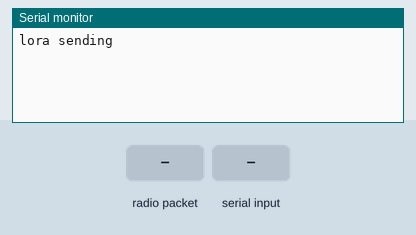
A sketch run on a simulated Arduino Mega 2560, built with avr-gcc and run on an emulated ATmega2560. Shown: the last lines printed to the serial monitor. The test bench sets the inputs (shaded band). No radio packets arrive unless stated.

Above: at 1.2 s.
1.3 s: radio packet "CT" arrives
At 2.5 s:
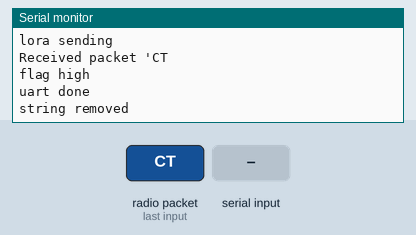
2.8 s: "CT\n" received over the second serial link
At 4.3 s:
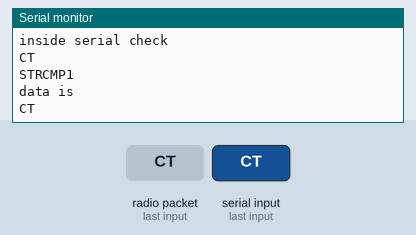
4.5 s: radio packet "&" arrives
At 4.9 s:
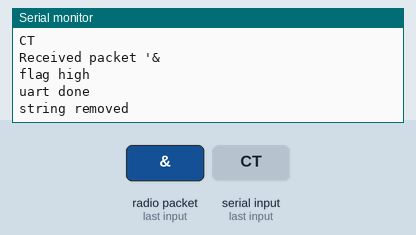
6.0 s: "&\n" received over the second serial link
At 7.5 s:
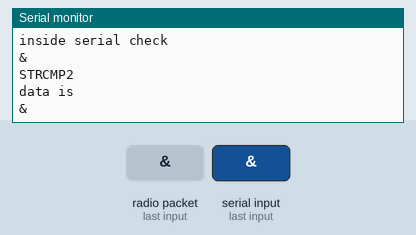
8.1 s: radio packet "*" arrives
At 8.8 s:
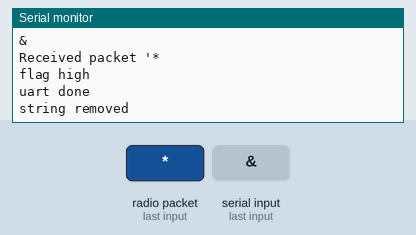
9.6 s: "*\n" received over the second serial link
At 11.4 s:
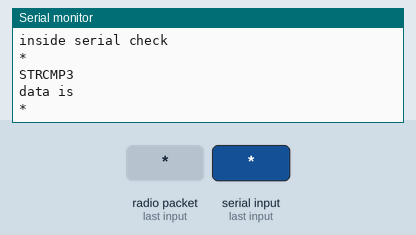

The sketch:

lora_new_receiving.ino
```cpp
#include <SPI.h>
#include <LoRa.h>
#include <SoftwareSerial.h>
#include "images.h"
//#include "heltec.h"

#define rxpin 16  //lora serial rx pin
#define txpin 17  //lora serial tx pin
char value1, value2;
String myString, myString1, myString2;
const int csPin = 18;     // LoRa radio chip select
const int resetPin = 14;  // LoRa radio reset
const int irqPin = 26;    // change for your board; must be a hardware interrupt pin
char data0[120] = { 0 };
char data1[120] = { 0 };  //character buffer
char data2[120] = { 0 };
char data3[120] = { 0 };
char data4[120] = { 0 };
char data5[120] = { 0 };
char data6[120] = { 0 };
char data7[120] = { 0 };
char data8[120] = { 0 };
char* STRCMP1 = 0;  //character pointer
char* STRCMP2 = 0;
char* STRCMP3 = 0;
char* STRCMP4 = 0;
char* STRCMP5 = 0;
char* STRCMP6 = 0;
char* STRCMP7 = 0;
char* STRCMP8 = 0;
int flag0 = 0;
SoftwareSerial mySerial(rxpin, txpin);

void setup() {
  Serial.begin(115200);
  mySerial.begin(9600);
  Serial.println("lora sending");
  LoRa.setPins(csPin, resetPin, irqPin);
  if (!LoRa.begin(868E6)) {
    Serial2.println("Starting LoRa failed!");
    while (1)
      ;
  }
  LoRa.onReceive(onReceive);
  LoRa.receive();
}

void loop() {
  if (mySerial.available())  //checking serial data from arduino
  {
    memset(data0, 0, sizeof(data0));
    Serial.println("inside serial check");
    mySerial.readBytesUntil('\n', data0, 120);  //if the serial data received from arduino stored in data0
    Serial.println(data0);
    delay(500);
    STRCMP1 = strstr(data0, "CT");  //comparing the serial received data in data0 with ID
    STRCMP2 = strstr(data0, "&");
    STRCMP3 = strstr(data0, "*");
    STRCMP4 = strstr(data0, "FMA");
    STRCMP5 = strstr(data0, "@");
    if (STRCMP1)  //if data matched sending the received data from arduino to RPI HELTEC via RF communication same for all from STRCMP1 TO STRCMP8
    {
      Serial.println("STRCMP1");
      memset(data1, 0, sizeof(data1));
      strcpy(data1, data0);
      Serial.println("data is");
      Serial.println(data1);
      LoRa.beginPacket();
      LoRa.print(data1);
      LoRa.endPacket();
      memset(data1, 0, sizeof(data1));
      memset(data0, 0, sizeof(data0));
      //LoRa.receive();
      //flag0 = 1;
    }
    if (STRCMP2) {
      Serial.println("STRCMP2");
      memset(data2, 0, sizeof(data2));
      strcpy(data2, data0);
      LoRa.beginPacket();
      LoRa.print(data2);
      LoRa.endPacket();
      Serial.println("data is");
      Serial.println(data2);
      memset(data2, 0, sizeof(data2));
      memset(data0, 0, sizeof(data0));
      // LoRa.receive();
      //flag1 =1;
    }
    if (STRCMP3) {
      Serial.println("STRCMP3");
      memset(data3, 0, sizeof(data3));
      strcpy(data3, data0);
      LoRa.beginPacket();
      LoRa.print(data3);
      LoRa.endPacket();
      Serial.println("data is");
      Serial.println(data3);
      memset(data3, 0, sizeof(data3));
      memset(data0, 0, sizeof(data0));

      // flag2 =1;
    }
    if (STRCMP4) {
      Serial.println("STRCMP4");
      memset(data4, 0, sizeof(data4));
      strcpy(data4, data0);
      LoRa.beginPacket();
      LoRa.print(data4);
      LoRa.endPacket();
      Serial.println("data is");
      Serial.println(data4);
      memset(data4, 0, sizeof(data4));
      memset(data0, 0, sizeof(data0));

      //flag3 =1;
    }
    if (STRCMP5) {
      Serial.println("STRCMP5");
      memset(data5, 0, sizeof(data5));
      strcpy(data5, data0);
      LoRa.beginPacket();
      LoRa.print(data5);
      LoRa.endPacket();
      Serial.println("data is");
      Serial.println(data5);
      memset(data5, 0, sizeof(data5));
      memset(data0, 0, sizeof(data0));

      //flag3 =1;
    }
    if (STRCMP6) {
      Serial.println("STRCMP6");
      memset(data6, 0, sizeof(data6));
      strcpy(data6, data0);
      LoRa.beginPacket();
      LoRa.print(data6);
      LoRa.endPacket();
      Serial.println("data is");
      Serial.println(data6);
      memset(data6, 0, sizeof(data6));
      memset(data0, 0, sizeof(data0));
    }
    if (STRCMP7) {
      Serial.println("STRCMP7");
      memset(data7, 0, sizeof(data7));
      strcpy(data7, data0);
      LoRa.beginPacket();
      LoRa.print(data7);
      LoRa.endPacket();
      Serial.println("data is");
      Serial.println(data7);
      memset(data7, 0, sizeof(data7));
      memset(data0, 0, sizeof(data0));
    }
    if (STRCMP8) {
      Serial.println("STRCMP8");
      memset(data8, 0, sizeof(data8));
      strcpy(data8, data0);
      LoRa.beginPacket();
      LoRa.print(data8);
      LoRa.endPacket();
      Serial.println("data is");
      Serial.println(data8);
      memset(data8, 0, sizeof(data8));
      memset(data0, 0, sizeof(data0));
    }
    LoRa.receive();
  }
  if (flag0 == 1) {
    Serial.println("uart done");  //if flag0 =1 means lora data received from RPI heltec we are sending the data via serial to arduino
    mySerial.println(myString1);
    myString1.remove(0, 100);
    Serial.println("string removed");
    Serial.println(myString1);
    flag0 = 0;
    LoRa.receive();
  }
  delay(500);
}


void onReceive(int packetSize) {  //Lora onReceive function here we are concatenating the data and stored in string variable
  // received a packet
  myString1.remove(0, 100);
  Serial.print("Received packet '");

  // read packet
  while (LoRa.available()) {
    value2 = ((char)LoRa.read());
    myString1.concat(value2);

    //Serial.print(myString);
  }
  Serial.println(myString1);
  if (sizeof(myString1) > 0) {
    Serial.println("flag high");
    flag0 = 1;  //If we add anything inside interrupt function error occurredso to avoid that we are raising flag here
  }
}
```

Source omitted: images.h (data table, 5534 bytes)

Measured:
- after the input at 1.3 s, the serial monitor: prints a new line at once (image 1)
- after the input at 2.8 s, the serial monitor: prints a new line after 0.23 s (image 2)
- after the input at 4.5 s, the serial monitor: prints a new line at once (image 3)
- after the input at 6.0 s, the serial monitor: prints a new line after 0.09 s (image 4)
- after the input at 8.1 s, the serial monitor: prints a new line at once (image 5)
- after the input at 9.6 s, the serial monitor: prints a new line after 0.05 s (image 6)
